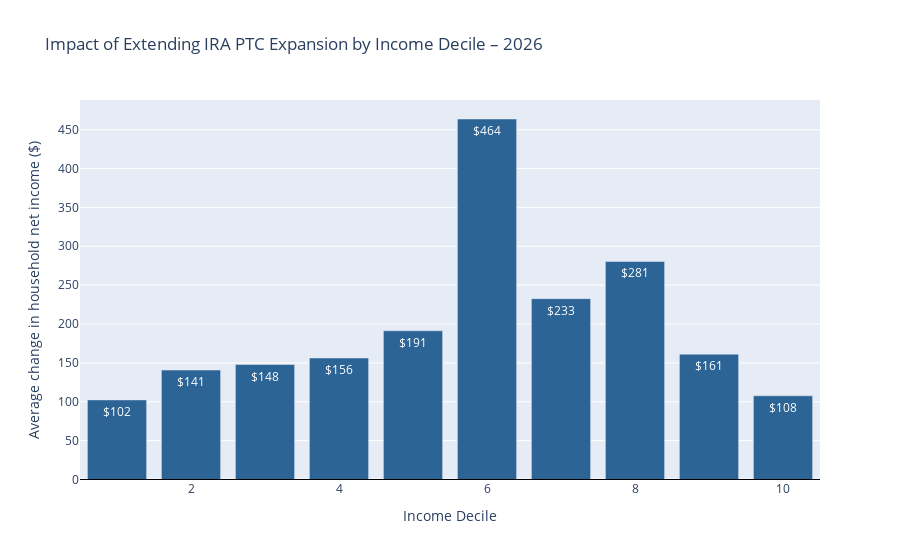
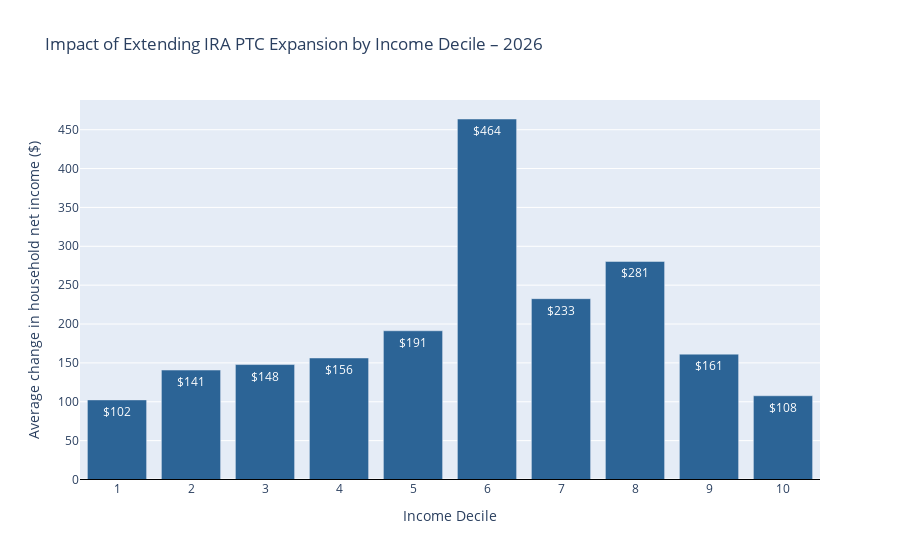

The cell these charts' notebook holds for them, in order:
### Code cell
import numpy as np
import pandas as pd
import plotly.graph_objects as go

# ------------------------------------------------------------------
# Brand hex codes (one-to-one with style.colors)
# ------------------------------------------------------------------
COLOR_BLUE               = "#2C6496"   # style.colors.BLUE  / BLUE_PRIMARY
COLOR_BLUE_LIGHT         = "#D8E6F3"   # style.colors.BLUE_LIGHT / BLUE_95
COLOR_LIGHT_GRAY         = "#F2F2F2"   # style.colors.LIGHT_GRAY
COLOR_MEDIUM_LIGHT_GRAY  = "#BDBDBD"   # style.colors.MEDIUM_LIGHT_GRAY
COLOR_DARK_GRAY          = "#616161"   # style.colors.DARK_GRAY

# ––– choose colours for positive vs. negative average bars –––
POS_COLOR = COLOR_BLUE
NEG_COLOR = COLOR_DARK_GRAY

# ------------------------------------------------------------------
# 1.  Pull baseline / reform net income + weights
# ------------------------------------------------------------------
net_base   = baseline.calculate(
    "household_net_income_including_health_benefits", map_to="household", period=2026
)
net_reform = reformed.calculate(
    "household_net_income_including_health_benefits", map_to="household", period=2026
)
weights    = baseline.calculate(
    "household_weight", map_to="household", period=2026
)

df = pd.DataFrame({
    "net_base": net_base,
    "delta":    net_reform - net_base,
    "weight":   weights,
})

# ------------------------------------------------------------------
# 2.  Weighted decile edges (baseline ranking)
# ------------------------------------------------------------------
def wquantile(values, qs, w):
    srt = np.argsort(values)
    values, w = values[srt], w[srt]
    cum_w = np.cumsum(w) / np.sum(w)
    return np.interp(qs, cum_w, values)

edges = wquantile(df["net_base"].values,
                  np.linspace(0, 1, 11), df["weight"].values)

df["decile"] = pd.cut(df["net_base"],
                      bins=edges,
                      labels=np.arange(1, 11),
                      include_lowest=True)

# ------------------------------------------------------------------
# 3.  Weighted average Δnet-income by decile
# ------------------------------------------------------------------
decile_avg = (
    df.groupby("decile")
      .apply(lambda g: np.average(g["delta"], weights=g["weight"]))
      .reset_index(name="avg_change")
)

# ------------------------------------------------------------------
# 4.  Use brand colours: blue if gain, dark-gray if loss
# ------------------------------------------------------------------
bar_colors = [
    POS_COLOR if v >= 0 else NEG_COLOR
    for v in decile_avg["avg_change"]
]

# ------------------------------------------------------------------
# 5.  Plot
# ------------------------------------------------------------------
fig = go.Figure(
    data=[
        go.Bar(
            x=decile_avg["decile"].astype(int),
            y=decile_avg["avg_change"],
            marker_color=bar_colors,
            text=decile_avg["avg_change"].apply(lambda v: f"${v:,.0f}"),
            textposition="inside",
        )
    ],
    layout=dict(
        title="Impact of Extending IRA PTC Expansion by Income Decile – 2026",
        xaxis_title="Income Decile",
        yaxis_title="Average change in household net income ($)",
        showlegend=False,
    )
)
fig.add_hline(y=0, line_width=1, line_color="black")
fig.show()
fig.update_xaxes(dtick=1)        # show 1-10 instead of only the evens

### Figure 1 — Plotly figure (JSON) as saved in the notebook; plotly's stock layout.template omitted (floating-point values rounded to 4 significant figures)
{"data": [{"marker": {"color": ["#2C6496", "#2C6496", "#2C6496", "#2C6496", "#2C6496", "#2C6496", "#2C6496", "#2C6496", "#2C6496", "#2C6496"]}, "text": ["$102", "$141", "$148", "$156", "$191", "$464", "$233", "$281", "$161", "$108"], "textposition": "inside", "type": "bar", "x": [1, 2, 3, 4, 5, 6, 7, 8, 9, 10], "y": [102.4, 140.8, 147.9, 156.3, 191.3, 463.7, 232.6, 280.5, 161.3, 107.7]}], "layout": {"shapes": [{"line": {"color": "black", "width": 1}, "type": "line", "x0": 0, "x1": 1, "xref": "x domain", "y0": 0, "y1": 0, "yref": "y"}], "showlegend": false, "title": {"text": "Impact of Extending IRA PTC Expansion by Income Decile – 2026"}, "xaxis": {"title": {"text": "Income Decile"}}, "yaxis": {"title": {"text": "Average change in household net income ($)"}}}}

### Figure 2 — Plotly figure (JSON) as saved in the notebook; plotly's stock layout.template omitted (floating-point values rounded to 4 significant figures)
{"data": [{"marker": {"color": ["#2C6496", "#2C6496", "#2C6496", "#2C6496", "#2C6496", "#2C6496", "#2C6496", "#2C6496", "#2C6496", "#2C6496"]}, "text": ["$102", "$141", "$148", "$156", "$191", "$464", "$233", "$281", "$161", "$108"], "textposition": "inside", "type": "bar", "x": [1, 2, 3, 4, 5, 6, 7, 8, 9, 10], "y": [102.4, 140.8, 147.9, 156.3, 191.3, 463.7, 232.6, 280.5, 161.3, 107.7]}], "layout": {"shapes": [{"line": {"color": "black", "width": 1}, "type": "line", "x0": 0, "x1": 1, "xref": "x domain", "y0": 0, "y1": 0, "yref": "y"}], "showlegend": false, "title": {"text": "Impact of Extending IRA PTC Expansion by Income Decile – 2026"}, "xaxis": {"dtick": 1, "title": {"text": "Income Decile"}}, "yaxis": {"title": {"text": "Average change in household net income ($)"}}}}
